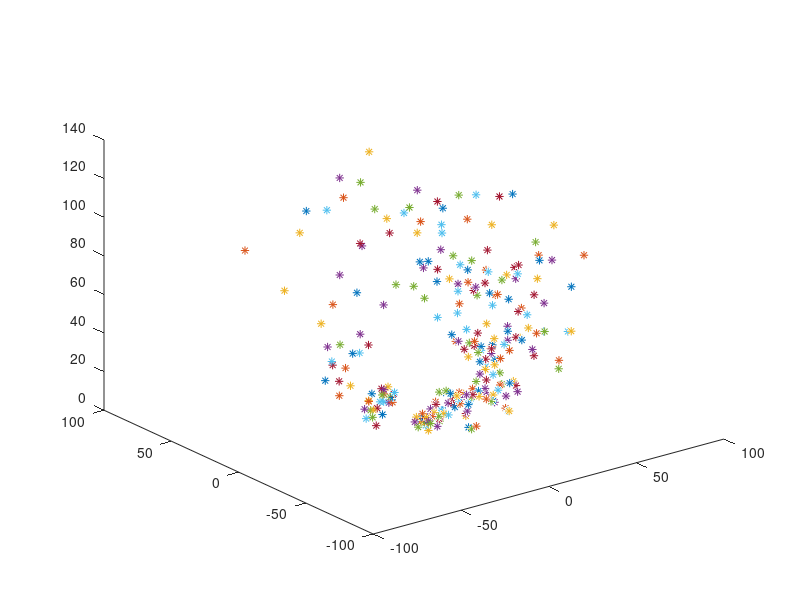

MATLAB code to generate this figure:
% syms t1 t2 t3 t4 l1 l2 l3 l4 l5 l6 
% Tz0 = [ 1 0 0 0; 0 1 0 0; 0 0 1 l1; 0 0 0 1];
% Rz0 = [cos(t1) -sin(t1)  0 0; sin(t1) cos(t1) 0 0; 0 0 1 0; 0 0 0 1];
% Tz1 = [ 1 0 0 0; 0 1 0 0; 0 0 1 l2; 0 0 0 1];
% Rx1 = [ 1 0 0 0; 0 cos(t2) -sin(t2) 0; 0 sin(t2) cos(t2) 0; 0 0 0 1];
% Ty2 = [ 1 0 0 0; 0 1 0 l3; 0 0 1 0; 0 0 0 1];
% Rx2 = [ 1 0 0 0; 0 cos(t3) -sin(t3) 0; 0 sin(t3) cos(t3) 0; 0 0 0 1];
% Ty3 = [ 1 0 0 0; 0 1 0 l4; 0 0 1 0; 0 0 0 1];
% Rx3 = [ 1 0 0 0; 0 cos(t4) -sin(t4) 0; 0 sin(t4) cos(t4) 0; 0 0 0 1];
% Ty4 = [ 1 0 0 0; 0 1 0 l5; 0 0 1 0; 0 0 0 1];
% Ty5 = [ 1 0 0 0; 0 1 0 0; 0 0 1 l6; 0 0 0 1];
% Pnoa = [0;0;0;1];
% disp(simplify(Tz0*Rz0*Tz1*Rx1*Ty2*Rx2*Ty3*Rx3*Ty4*H7*Ty5*Pnoa));

l1 = 30;
l2 = 10;
l3 = 20;
l4= 15;
l5 = 5;
l6 = 5;
for t1=0:0.5:pi/2
    for t2=0:0.5:pi/2
        for t3=0:0.5:pi/2
            for t4=0:0.5:pi/2
                Px= l6*((sin(t2 + 2*t3)*sin(2*t1))/2 + cos(t2 + 2*t3)*sin(t2 + t3 + t4)*sin(t1) + 	sin(t2 + 2*t3)*cos(t2 + t3 + t4)*cos(t1)*sin(t1)) - 	cos(t1)*sin(t1)*((l5*cos(t2 + t3 - t4))/2 + l4*cos(t2 + t3) + l3*cos(t2) - 	(l5*cos(t2))/2 + (l5*cos(t2 + 2*t3))/2 + (l5*cos(t2 + t3 + t4))/2) - 	l4*cos(t2 + t3)*sin(t1) - l3*cos(t2)*sin(t1) + sin(t2 + t3 + t4)*sin(t1)*(l1 	+ l2 + l4*sin(t2 + t3) + l3*sin(t2) + l5*cos(t2 + t3)*sin(t3) + l5*sin(t2 + 	t3)*cos(t4)) - l5*cos(t2 + t3 + t4)*sin(t1) - cos(t2 + t3 + 	t4)*cos(t1)*sin(t1)*((l5*cos(t2 + t3 - t4))/2 + l4*cos(t2 + t3) + l3*cos(t2) 	- (l5*cos(t2))/2 + (l5*cos(t2 + 2*t3))/2 + (l5*cos(t2 + t3 + t4))/2);
                Py= l4*cos(t2 + t3)*cos(t1) - sin(t1)^2*((l5*cos(t2 + t3 - t4))/2 + l4*cos(t2 + 	t3) + l3*cos(t2) - (l5*cos(t2))/2 + (l5*cos(t2 + 2*t3))/2 + (l5*cos(t2 + t3 + 	t4))/2) - l6*(cos(t2 + 2*t3)*sin(t2 + t3 + t4)*cos(t1) - sin(t2 + 	2*t3)*sin(t1)^2 + sin(t2 + 2*t3)*cos(t2 + t3 + t4)*cos(t1)^2) + 	l3*cos(t1)*cos(t2) - sin(t2 + t3 + t4)*cos(t1)*(l1 + l2 + l4*sin(t2 + t3) + 	l3*sin(t2) + l5*cos(t2 + t3)*sin(t3) + l5*sin(t2 + t3)*cos(t4)) + l5*cos(t2 	+ t3 + t4)*cos(t1) + cos(t2 + t3 + t4)*cos(t1)^2*((l5*cos(t2 + t3 - t4))/2 + 	l4*cos(t2 + t3) + l3*cos(t2) - (l5*cos(t2))/2 + (l5*cos(t2 + 2*t3))/2 + 	(l5*cos(t2 + t3 + t4))/2);
                Pz= l1 + l2 + l6*(cos(t3 - t4)/2 + cos(t1 + 2*t2 + 3*t3 + t4)/4 - cos(t1 + t3 - 	t4)/4 - cos(t1 - t3 + t4)/4 + cos(2*t2 - t1 + 3*t3 + t4)/4 + cos(2*t2 + 3*t3 + 	t4)/2) + l4*sin(t2 + t3) + cos(t2 + t3 + t4)*(l1 + l2 + l4*sin(t2 + t3) + 	l3*sin(t2) + l5*cos(t2 + t3)*sin(t3) + l5*sin(t2 + t3)*cos(t4)) + l3*sin(t2) 	+ l5*sin(t2 + t3 + t4) + sin(t2 + t3 + t4)*cos(t1)*((l5*cos(t2 + t3 - t4))/2 + 	l4*cos(t2 + t3) + l3*cos(t2) - (l5*cos(t2))/2 + (l5*cos(t2 + 2*t3))/2 + 	(l5*cos(t2 + t3 + t4))/2);
                plot3(Px,Py,Pz,'*');
                hold on
            end
        end
    end
end
                
